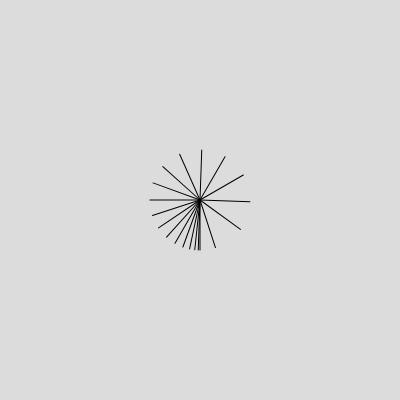
Frame 1 (no input)
Frame 60 (no input): identical to frame 1, image omitted
Frame 120 (the mouse pressed at the canvas centre since frame 60): identical to frame 1, image omitted

The p5.js sketch that drew this single still picture (run headless with seeded random() and noise() and a simulated clock; from frame 60 on, the mouse is pressed at the canvas centre):

// p5.js sketch
// ── sketch.js
function setup() {
  createCanvas(400, 400);
}

function draw() {
  background(220);
  smooth();
  translate(width/2,height/2);
  
  for(let i=0; i<=36; i+=2){ 
  rotate(radians(i)); //rotates 0,2,4,6,8,10,12,...36
  line(0,0,0,50);
}

}
